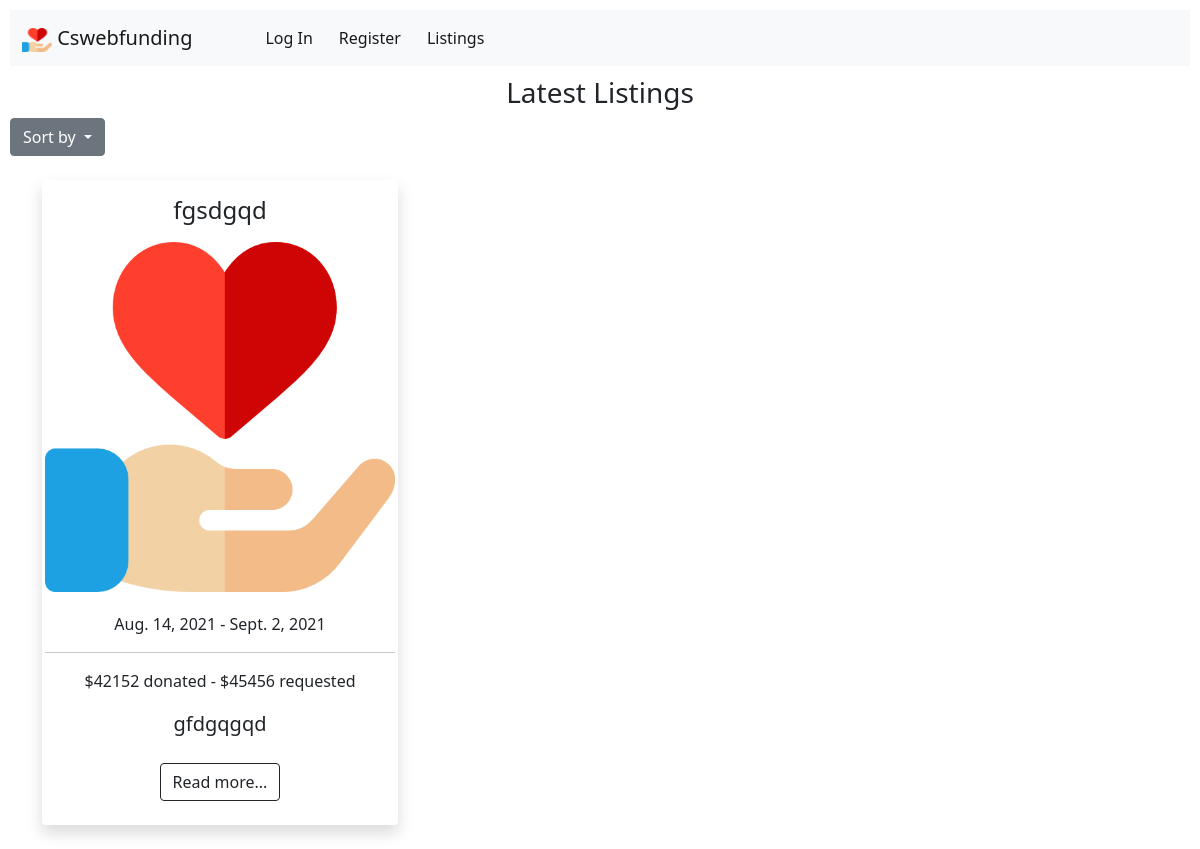
The app's page /listings/latest, older data.
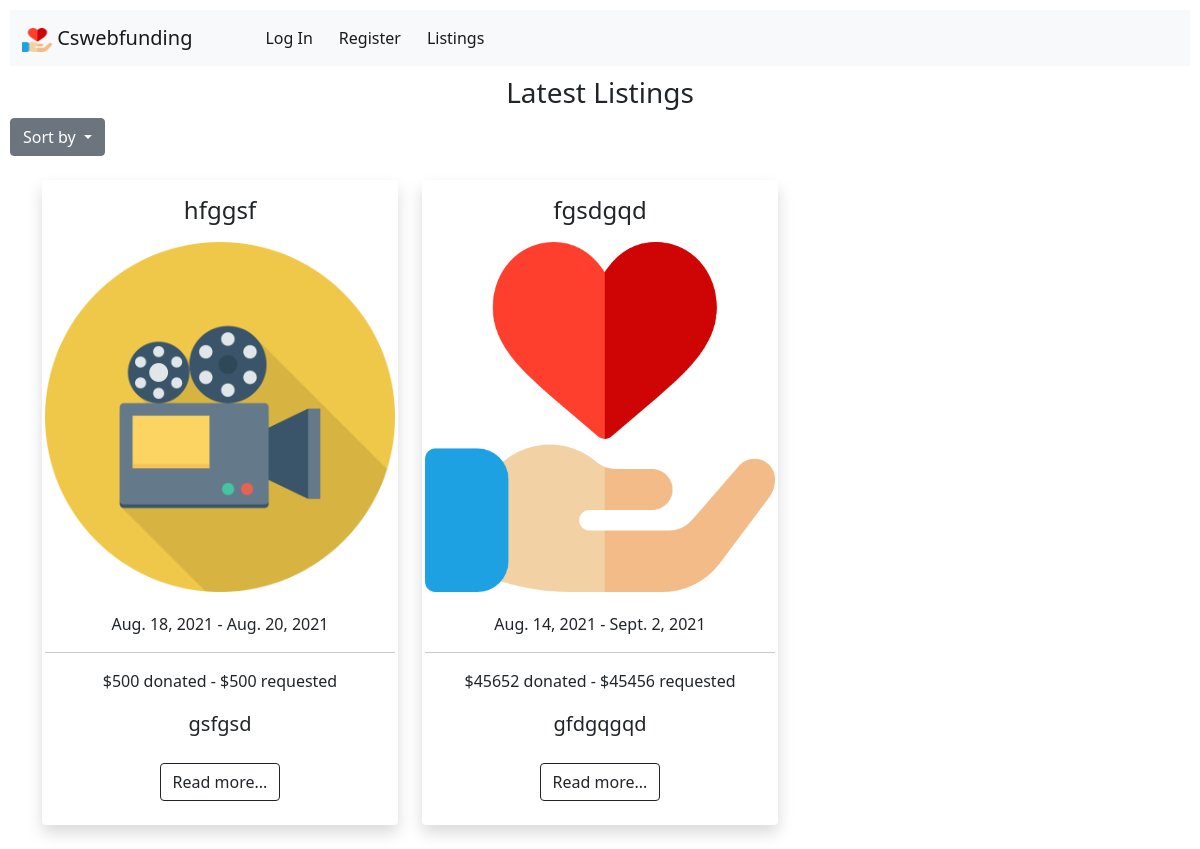
The same page, newer data.
### cswebfunding/models.py (models this page shows, shortened)
class Listing(models.Model):
   id = models.BigAutoField(primary_key=True)
   title = models.CharField(max_length=50)
   description = models.CharField(max_length=256)
   author = models.ForeignKey('User', on_delete=models.CASCADE)
   project = models.BooleanField(default=0)
   goodcause = models.BooleanField(default=0)
   donated = models.PositiveIntegerField(default=0)
   category = models.PositiveIntegerField(default=9)
   goal = models.PositiveIntegerField(validators=[MaxValueValidator(10000000),MinValueValidator(10)])
   created_at = models.DateField(auto_now_add=True)
   final_date = models.DateField()
   photo = models.ImageField(upload_to='media/', default="default-listing.jpg")
   popularity = models.IntegerField(default=0)

### cswebfunding/views.py (the view)
# urls.py: path("listings/<str:filter>", views.listings, name="listings"),
def listings(request, filter):
    if filter == 'goodcauses':
        listings = Listing.objects.filter(goodcause=1).order_by('-id')
        title = "Good Causes"
    elif filter == 'projects':
        listings = Listing.objects.filter(project=1).order_by('-id')
        title = "Projects"
    elif filter == 'latest':
        listings = Listing.objects.all().order_by('-id')
        title = "Latest Listings"
    elif filter == 'newest':
        listings = Listing.objects.all().order_by('id')
        title = "Newest Listings"
    elif filter == 'highest':
        listings = Listing.objects.all().order_by('-goal')
        title = "Listings With Highest Goal"
    elif filter == 'lowest':
        listings = Listing.objects.all().order_by('goal')
        title = "Listings With Lowest Goal"
    elif filter == 'art':
        listings = Listing.objects.filter(category=1).order_by('-id')
        title = "Art Listings"
    elif filter == 'comics-and-illustration':
        listings = Listing.objects.filter(category=2).order_by('-id')
        title = "Comics And Illustration listings"
    elif filter == 'design-and-tech':
        listings = Listing.objects.filter(category=3).order_by('-id')
        title = "Design And Tech Listings"
    elif filter == 'film':
        listings = Listing.objects.filter(category=4).order_by('-id')
        title = "Film Listings"
    elif filter == 'food-and-craft':
        listings = Listing.objects.filter(category=5).order_by('-id')
        title = "Food And Craft Listings"
    elif filter == 'games':
        listings = Listing.objects.filter(category=6).order_by('-id')
        title = "Games Listings"
    elif filter == 'music':
        listings = Listing.objects.filter(category=7).order_by('-id')
        title = "Music Listings"
    elif filter == 'publishing':
        listings = Listing.objects.filter(category=8).order_by('-id')
        title = "Publishing Listings"
    elif filter == 'other':
        listings = Listing.objects.filter(category=9).order_by('-id')
        title = "Other Listings"
    else:
        return render(request, "cswebfunding/index.html")
    paginator = Paginator(listings, 9)
    page_number = request.GET.get('page')
    page_obj = paginator.get_page(page_number)
    return render(request, "cswebfunding/listings.html", {
        'title': title,
        'listings': page_obj
    })

### cswebfunding/templates/cswebfunding/listings.html (shortened to what this page needs)
{% extends "cswebfunding/layout.html" %}
{% block body %}
<h3 class="center">{{ title }}</h3>
<div class="dropdown">
  <a class="btn btn-secondary dropdown-toggle" href="#" role="button" id="dropdownMenuLink" data-bs-toggle="dropdown" aria-expanded="false">
    Sort by
  </a>
</div>
{% if listings %}
  <div class="container mb-4">
    <div class="row">
      {% for listing in listings.object_list %}
        <div class="col-12 col-sm-12 col-md-6 col-lg-4 col-xl-4 mt-4">
            <div class="card shadow center">
                <div class="card-body text-center">
                  <h4>{{ listing.title }}</h4>
                  <div class="imageitem">
                    <a {% if  user.is_authenticated %} href="/listing/{{ listing.id }}" {% else %} data-bs-toggle="modal" data-bs-target="#AuthenticateModal" {% endif %} >
                      <img id="output" class="card-img-top" src="{{ listing.photo.url }}" alt="main image of {{ listing.title }}">
                    </a>
                  </div>
                  <ul class="list-inline mt-3">
                      <li class="list-inline-item">{{ listing.created_at }} - {{ listing.final_date }}</li>
                  </ul>
                  <hr>
                  <p>${{listing.donated}} donated - ${{ listing.goal }} requested</p>
                  <p class="lead">{{ listing.description }}</p>
                  <a class="btn btn-outline-dark my-2" {% if  user.is_authenticated %} href="/listing/{{ listing.id }}" {% else %} data-bs-toggle="modal" data-bs-target="#AuthenticateModal" {% endif %} role="button">Read more...</a>
                </div>
            </div>
        </div>
      {% endfor %}
    </div>
  </div>
{% else %}
<br><br><br>
<h4 class="center">No listings found...</h4>
{% endif %}
{% endblock %}

Row changes from the older to the newer data that the page shows:
added Listing: title "hfggsf", photo (picture), created_at "Aug. 18, 2021", final_date "Aug. 20, 2021", donated "500", goal "500", description "gsfgsd"
changed Listing "fgsdgqd": donated "42152" → "45652"
